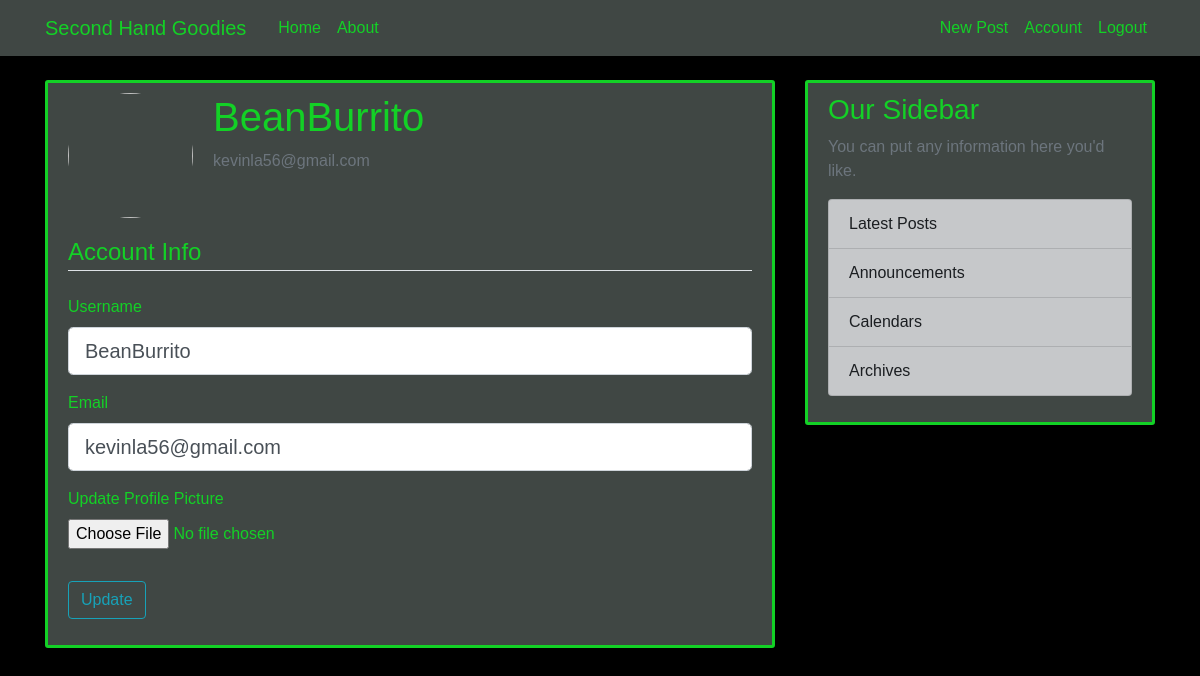
Page /account (signed in) on the earlier database version.
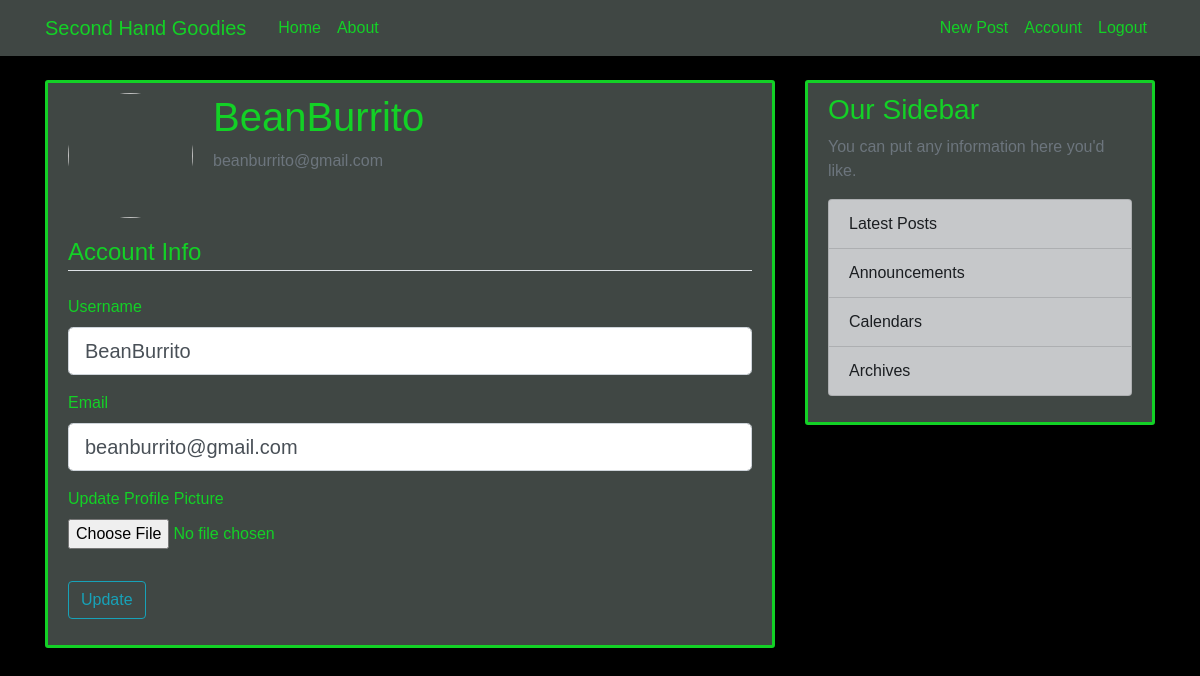
Same page on the later database version.
### proj1/models.py (models this page shows, shortened)
class User(db.Model, UserMixin):
    id = db.Column(db.Integer, primary_key=True)
    username = db.Column(db.String(20), unique=True, nullable=False)
    email = db.Column(db.String(120), unique=True, nullable=False)
    image_file = db.Column(db.String(20), nullable=False, default='default.jpg')
    password = db.Column(db.String(60), nullable=False)
    posts = db.relationship('Post', backref='author', lazy=True)

### proj1/routes.py (the view)
@app.route("/account", methods=['GET', 'POST'])
@login_required
def account():
    form = UpdateAccountForm()
    if form.validate_on_submit():
        if form.picture.data:
            picture_file = save_picture(form.picture.data)
            current_user.image_file = picture_file
        current_user.username = form.username.data
        current_user.email = form.email.data
        db.session.commit()
        flash('Your account has been updated!', 'success')
        return redirect(url_for('account'))
    elif request.method == 'GET':
        form.username.data = current_user.username
        form.email.data = current_user.email
    image_file = url_for('static', filename='profile_pics/' + current_user.image_file)
    return render_template('account.html', title='Account',
                           image_file=image_file, form=form)

### proj1/forms.py (shortened to what this page needs)
class UpdateAccountForm(FlaskForm):
    username = StringField('Username',
                           validators=[DataRequired(), Length(min=2, max=20)])
    email = StringField('Email',
                        validators=[DataRequired(), Email()])
    picture = FileField('Update Profile Picture', validators=[FileAllowed(['jpg', 'png'])])
    submit = SubmitField('Update')

### proj1/models.py (called while the page is built)
@login_manager.user_loader
def load_user(user_id):
    return User.query.get(int(user_id))

### proj1/templates/account.html (shortened to what this page needs)
{% extends "layout.html" %}
{% block content %}
    <div class="content-section">
      <div class="media">
        <img class="rounded-circle account-img" src="{{ image_file }}">
        <div class="media-body">
          <h2 class="account-heading">{{ current_user.username }}</h2>
          <p class="text-secondary">{{ current_user.email }}</p>
        </div>
      </div>
        <form method="POST" action="" enctype="multipart/form-data">
            <fieldset class="form-group">
                <legend class="border-bottom mb-4">Account Info</legend>
                <div class="form-group">
                    {{ form.username.label(class="form-control-label") }}
                    {% if form.username.errors %}
                        {{ form.username(class="form-control form-control-lg is-invalid") }}
                        <div class="invalid-feedback">
                            {% for error in form.username.errors %}
                                <span>{{ error }}</span>
                            {% endfor %}
                        </div>
                    {% else %}
                        {{ form.username(class="form-control form-control-lg") }}
                    {% endif %}
                </div>
                <div class="form-group">
                    {{ form.email.label(class="form-control-label") }}
                    {% if form.email.errors %}
                        {{ form.email(class="form-control form-control-lg is-invalid") }}
                        <div class="invalid-feedback">
                            {% for error in form.email.errors %}
                                <span>{{ error }}</span>
                            {% endfor %}
                        </div>
                    {% else %}
                        {{ form.email(class="form-control form-control-lg") }}
                    {% endif %}
                </div>
                <div class="form-group">
                    {{ form.picture.label() }}
                    {{ form.picture(class="form-control-file") }}
                </div>
            </fieldset>
            <div class="form-group">
                {{ form.submit(class="btn btn-outline-info") }}
            </div>
        </form>
    </div>
{% endblock content %}

Differences in the rows shown:
changed User "BeanBurrito": email "kevinla56@gmail.com" → "beanburrito@gmail.com"
